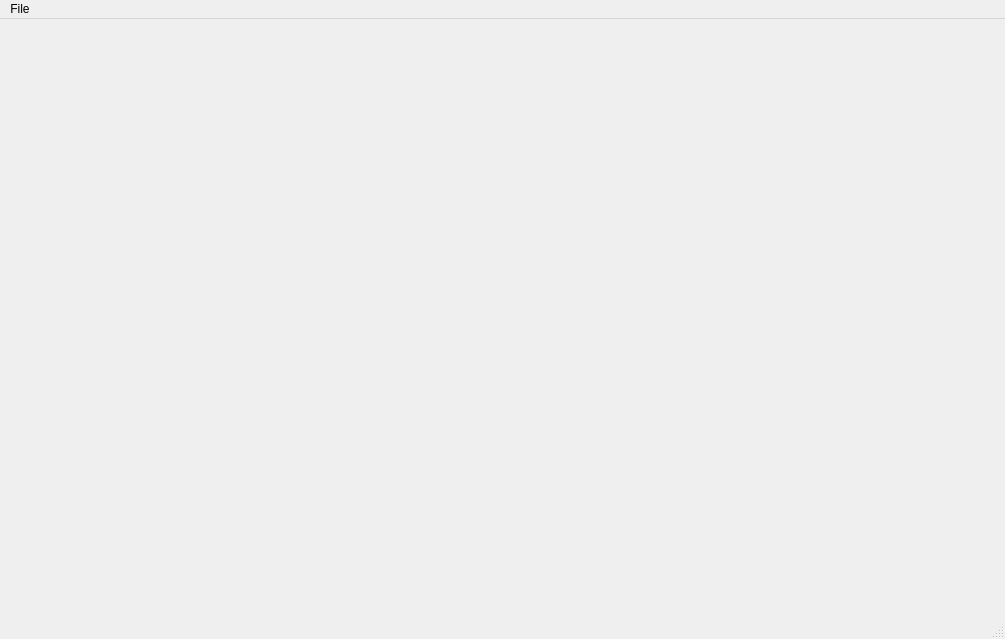
<?xml version="1.0" encoding="UTF-8"?>
<ui version="4.0">
 <class>MainWindow</class>
 <widget class="QMainWindow" name="MainWindow">
  <property name="windowModality">
   <enum>Qt::NonModal</enum>
  </property>
  <property name="geometry">
   <rect>
    <x>0</x>
    <y>0</y>
    <width>1005</width>
    <height>639</height>
   </rect>
  </property>
  <property name="windowTitle">
   <string>jxCAM</string>
  </property>
  <widget class="QWidget" name="centralwidget">
   <property name="sizePolicy">
    <sizepolicy hsizetype="Maximum" vsizetype="Maximum">
     <horstretch>0</horstretch>
     <verstretch>0</verstretch>
    </sizepolicy>
   </property>
  </widget>
  <widget class="QStatusBar" name="statusbar"/>
  <widget class="QMenuBar" name="menuBar">
   <property name="geometry">
    <rect>
     <x>0</x>
     <y>0</y>
     <width>1005</width>
     <height>22</height>
    </rect>
   </property>
   <widget class="QMenu" name="menuNew">
    <property name="title">
     <string>File</string>
    </property>
    <addaction name="actionNew"/>
    <addaction name="separator"/>
    <addaction name="actionOpen"/>
    <addaction name="actionSave"/>
   </widget>
   <addaction name="menuNew"/>
  </widget>
  <action name="actionnew_program">
   <property name="checkable">
    <bool>false</bool>
   </property>
   <property name="text">
    <string>New Program</string>
   </property>
  </action>
  <action name="actionNew">
   <property name="text">
    <string>New</string>
   </property>
  </action>
  <action name="actionSave">
   <property name="text">
    <string>Save</string>
   </property>
  </action>
  <action name="actionOpen">
   <property name="text">
    <string>Open</string>
   </property>
  </action>
 </widget>
 <resources/>
 <connections/>
</ui>
